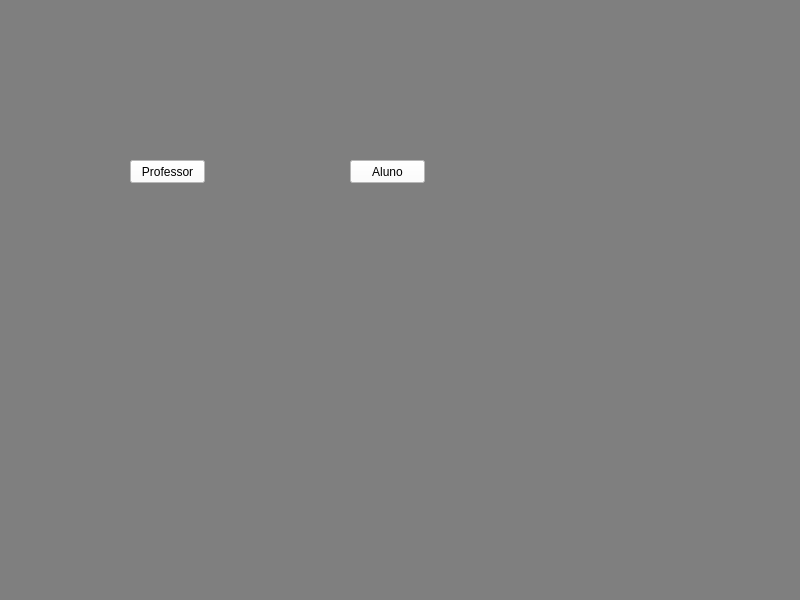
<?xml version="1.0" encoding="UTF-8"?>
<ui version="4.0">
 <class>MainWindow</class>
 <widget class="QMainWindow" name="MainWindow">
  <property name="geometry">
   <rect>
    <x>0</x>
    <y>0</y>
    <width>800</width>
    <height>600</height>
   </rect>
  </property>
  <property name="windowTitle">
   <string>MainWindow</string>
  </property>
  <property name="styleSheet">
   <string notr="true">background-color: rgb(127, 127, 127);</string>
  </property>
  <widget class="QWidget" name="centralwidget">
   <widget class="QPushButton" name="pushButton">
    <property name="geometry">
     <rect>
      <x>-170</x>
      <y>110</y>
      <width>75</width>
      <height>23</height>
     </rect>
    </property>
    <property name="text">
     <string>PushButton</string>
    </property>
   </widget>
   <widget class="QPushButton" name="pushButton_2">
    <property name="geometry">
     <rect>
      <x>130</x>
      <y>160</y>
      <width>75</width>
      <height>23</height>
     </rect>
    </property>
    <property name="styleSheet">
     <string notr="true">background-color: rgb(255, 255, 255);</string>
    </property>
    <property name="text">
     <string>Professor</string>
    </property>
   </widget>
   <widget class="QPushButton" name="pushButton_3">
    <property name="geometry">
     <rect>
      <x>350</x>
      <y>160</y>
      <width>75</width>
      <height>23</height>
     </rect>
    </property>
    <property name="styleSheet">
     <string notr="true">background-color: rgb(255, 255, 255);</string>
    </property>
    <property name="text">
     <string>Aluno</string>
    </property>
   </widget>
  </widget>
  <widget class="QMenuBar" name="menubar">
   <property name="geometry">
    <rect>
     <x>0</x>
     <y>0</y>
     <width>800</width>
     <height>21</height>
    </rect>
   </property>
  </widget>
  <widget class="QStatusBar" name="statusbar"/>
 </widget>
 <resources/>
 <connections/>
</ui>
